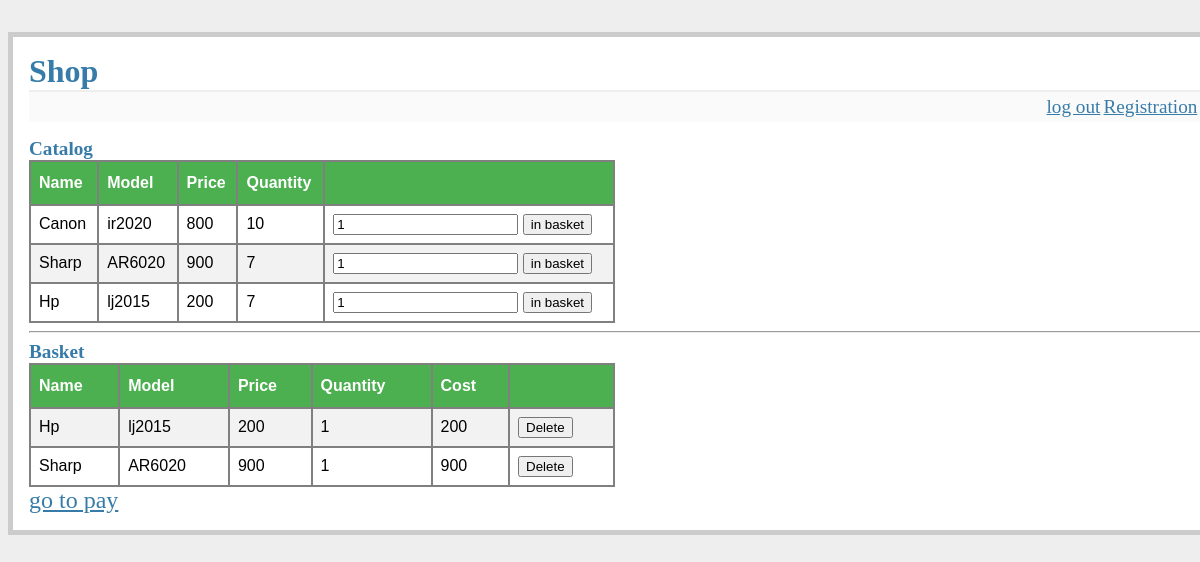
Screenshot of / (signed in) with the database file from the repository.
### tables this page shows
CREATE TABLE `products`
(
   id integer primary key autoincrement,
   name text not null ,
   model text not null ,
   price text not null ,
   quantity integer
);

CREATE TABLE `basket`
(
   id integer not null primary key autoincrement,
   productsId integer not null ,
   quantity integer not null,
   userId integer not null

);

### flaskr.py (the view)
@app.route('/')
def list_product():
    db = get_db()
    cur = db.execute(
        'select * from products '
        'order by id desc')
    products = cur.fetchall()
    if not session.get('logged_in'):
        return render_template('list_product.html', products=products, basket=[])
    cur = db.execute(
        'select '
        'p.name as name, '
        'p.model as model, '
        'b.quantity as quantity, '
        'b.id as basket_Id, '
        'p.price as price, '
        '(p.price * b.quantity) as cost '
        'from basket b, products p '
        'where b.productsId = p.id '
        'and b.userId=?',
        [session['userId']])
    basket = cur.fetchall()
    for row in basket:
        for x in range(len(row)):
            print(row[x])
    return render_template('list_product.html', products=products, basket=basket)

### flaskr.py (called while the page is built)
def connect_db():
    print("connect_db")
    print(app.config['DATABASE'])
    rv = sqlite3.connect(app.config['DATABASE'])
    rv.row_factory = sqlite3.Row
    return rv

def init_db(db):
    with app.open_resource('shema.sql', mode='r') as f:
        db.cursor().executescript(f.read())
        db.commit()
    print('Initialized the database.')
    """ Метод open_resource() объекта приложения является удобной функцией-помощником,
которая откроет ресурс, обеспечиваемый приложением. Эта функция открывает файл из
места расположения ресурсов (в нашем случае папка flaskr_n), и позволяет вам из него читать """

def get_db():
    if not hasattr(g, 'sqlite_db'):
        g.sqlite_db = connect_db()
        init_db(g.sqlite_db)
    return g.sqlite_db

### templates/list_product.html (shortened to what this page needs)
{% extends "layout.html" %}
{% block body %}
    <h2>Catalog</h2>
    <table class="entries">
        <tbody>
            <tr>
                <th>Name</th>
                <th>Model</th>
                <th>Price</th>
                <th>Quantity</th>
                <th></th>
            </tr>
        </tbody>
    {% for product in products %}
        <tr>
            <td>{{ product.name }}</td>
            <td>{{ product.model }}</td>
            <td>{{ product.price }}</td>
            <td>{{ product.quantity }}</td>
            <td>
                {% if session.logged_in and session.userId %}
                <form action="{{ url_for('add_basket')}}" method="post">
                    <input type="text" class="cbutton" value="1" name="quantity"/>
                    <input type="submit" name="basket" value="in basket" class="cbutton"/>
                </form>
                {% endif %}
            </td>
        </tr>
        {% else %}
            <tr><th>The product is available to register users</th></tr>
    {% endfor %}
    </table>
<hr>
<h2>Basket</h2>
    <table class="entries">
    <tr>
        <th>Name</th>
        <th>Model</th>
        <th>Price</th>
        <th>Quantity</th>
        <th>Cost</th>
        <th></th>
    </tr>
    {% for entry in basket %}
    <tr>
        <td>{{ entry.name }}</td>
        <td>{{ entry.model }}</td>
        <td>{{ entry.price }}</td>
        <td>{{ entry.quantity }}</td>
        <td>{{ entry.cost }}</td>
        <td>
            <form action="{{ url_for('delete_basket') }}" method="post">
                <input type="submit" name="basket" value="Delete" class="cbutton"/>
            </form>
        </td>
    </tr>
    {% endfor %}
    </table>
    <a href="{{ url_for('buy') }}">go to pay</a>
{% endblock %}

### static/style.css (style rules this page uses)
a { font-size: 1.5em; color: #377ba8; }
h1, h2, h3 { font-family: 'Georgia', serif; color: #377ba8; margin: 0; }
h2 { font-size: 1.2em; }
.entries { font-family: "Trebuchet MS", Arial, Helvetica, sans-serif; border-collapse: collapse; width: 50%; }
.entries td { border: 2px solid #808080; align-content: center; padding: 8px; }
.entries th { border: 2px solid #808080; padding: 8px; }
.entries tr:nth-child(even) { background-color: #f2f2f2; }
.entries th { padding-top: 12px; padding-bottom: 12px; text-align: left; background-color: #4CAF50; color: white; }

### rows the page displays
products: name "Canon", model "ir2020", price "800", quantity "10"
products: name "Sharp", model "AR6020", price "900", quantity "7"
products: name "Hp", model "lj2015", price "200", quantity "7"
basket: name "Hp", model "lj2015", price "200", quantity "1", cost "200"
basket: name "Sharp", model "AR6020", price "900", quantity "1", cost "900"
